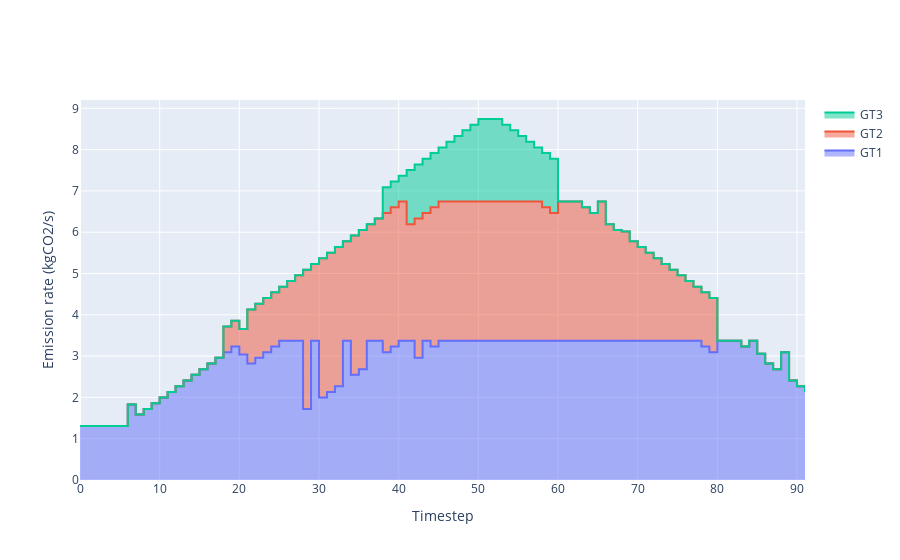

Notebook source saved alongside this figure:
### Code cell
#plots.plot_CO2rate(mc)
plots.plot_CO2rate_per_dev(mc)
